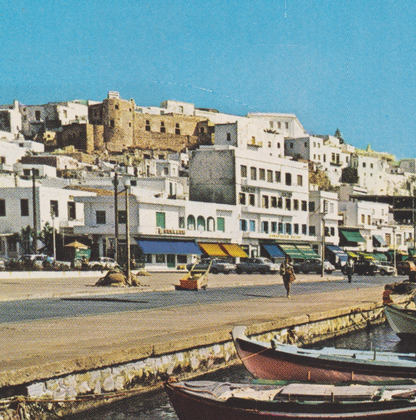
%> input picture salient-points/TestIm1.png, 416 x 420 px, shrunk from 1227 x 1238 before the run
$ octave --eval "result = myOldDetectHarrisFeatures(imread('TestIm1.png'));"   (GNU Octave 9; MATLAB toolbox functions it lacks are replaced by stand-ins)
%> lines starting %> are read from the running program, lines starting %| are printed output that depends on the picture; in (x1, y1, x2, y2) boxes, pixels count from 0 and x2, y2 are one past the last pixel; in counts of white or black regions, pixels touching at a corner belong together; the program's own positions count from 1
### salient-points/myIsCorner.m
function c = myIsCorner(LayersOfFilteredImages, k, Rthres)
%ISCORNER returns TRUE if pixel is on an edge corner
%   @param LayersOfFilteredImage the gradients of image
%   @param k a hyperparameter to calculate R
%   @param Rthresh the minimum R for p to be in a corner

    Ix2 = LayersOfFilteredImages(:,:,1);
    Iy2 = LayersOfFilteredImages(:,:,2);
    Ixy = LayersOfFilteredImages(:,:,3);

    R = (Ix2.*Iy2 - Ixy.^2) - k*(Ix2 + Iy2).^2;

    c = R > Rthres;
end

### salient-points/myOldDetectHarrisFeatures.m
function corners = myOldDetectHarrisFeatures(I)
%MYDETECTHARRISFEATURES searches and locates sallient points in an image
%using loops and windows - OUTDATED, SLOW, RUNTIME ~ 5-10 MINUTES
%   @param I the image
tic
    I = rgb2gray(I);
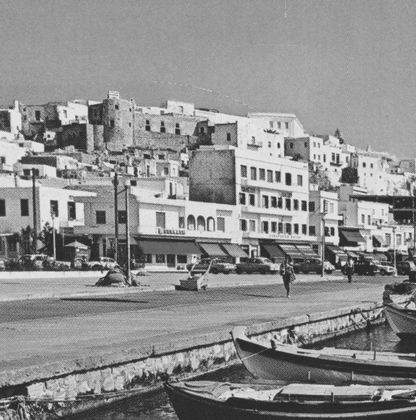
%> I: size 420x416 uint8; min 31, max 240, mean 142.2
    [X, Y] = size(I);
%> X = 420; Y = 416
    I = im2double(I);
%> I: size 420x416 double
    dx =[-1 0 1;...
        -1 0 1;...
        -1 0 1];
    dy = dx';
    Ix = conv2(double(I), dx, 'same');
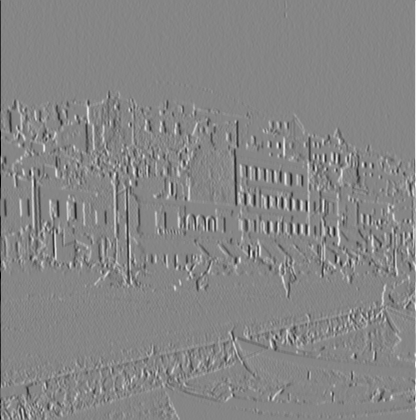
%> Ix: size 420x416 double; min -2.66, max 2.4, mean 0.00058; drawn with min black and max white
    Iy = conv2(double(I), dy, 'same');
    sigma = 1;
    GaussianMask = fspecial('gaussian', 5, sigma);

    Ix2 = conv2(double(Ix.^2), GaussianMask,'same');
    Iy2 = conv2(double(Iy.^2), GaussianMask,'same');
    Ixy = conv2(double(Ix.*Iy), GaussianMask, 'same');
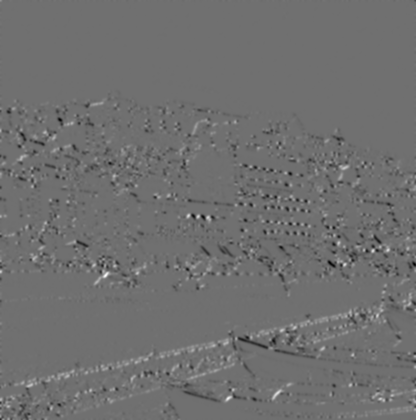
%> Ixy: size 420x416 double; min -0.747, max 0.952, mean -0.00409; drawn with min black and max white

    k = 0.04;
    Rthres = 0.01;
    radius = 1;
    order = 2*radius+1;
    corners.Location = [];
    corners.Metric = [];
    corners.Count = 0;
    LayersOfFilteredImages = cat(3, cat(3,Ix2, Iy2), Ixy);
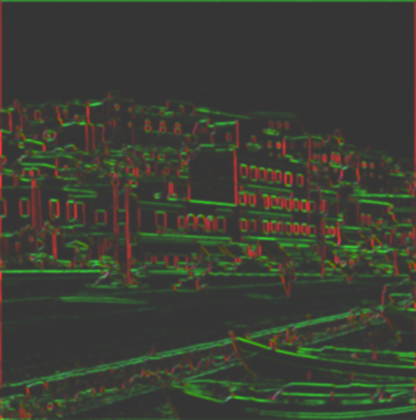
%> LayersOfFilteredImages: size 420x416x3 double; mean R, G, B 0.102, 0.145, -0.00409; drawn with min black and max white
    for i = 100:11:X-100
        for j = 100:11:Y-100
            p = [i, j];
            if isCorner(LayersOfFilteredImages, p, k, Rthres)
                corners.Location = [corners.Location; p];
                x_sum = sum(Ix2(p(1)-6:p(1)+6, p(2)-6:p(2)+6), 'all');
                y_sum = sum(Iy2(p(1)-6:p(1)+6, p(2)-6:p(2)+6), 'all');
                xy_sum = sum(Ixy(p(1)-6:p(1)+6, p(2)-6:p(2)+6), 'all');
                M = [x_sum xy_sum;xy_sum y_sum];
                corners.Metric = [corners.Metric;det(M) - k*trace(M).^2];
                corners.Count = corners.Count + 1;
            end
        end
    end
%> after the loop, M = [16.79 7.49; 7.49 75.8]; corners = {Count 397}; corners.Count = 397; corners.Location = 397 rows, first 12: [100 100; 100 111; 100 122; 100 133; 100 144; 100 155; 100 166; 100 177; 100 188; 100 199; 100 210; 100 221]; corners.Metric = 397 values, max 5048.7 at index 281, min 0.0333 at index 18, mean 655.4; x_sum = 16.79; xy_sum = 7.49; y_sum = 75.8

    R = (Ix2.*Iy2 - Ixy.^2) - k*(Ix2 + Iy2).^2;
    mx = ordfilt2(R, order^2, ones(order));
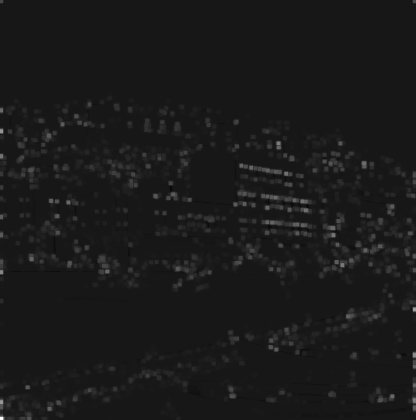
%> mx: size 420x416 double; min -0.147, max 1.47, mean 0.0199; drawn with min black and max white
    LayersOfFilteredImages = cat(3, cat(3,Ix2, Iy2), Ixy);
    R2 = (R==mx) & myIsCorner(LayersOfFilteredImages, k, Rthres);
%> in myIsCorner, `c = R > Rthres;`:
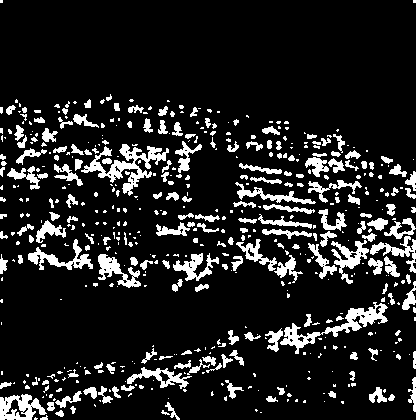
%> c: size 420x416 logical; 13.3% white; 528 white regions (333 under 20 px), largest, box (x1, y1, x2, y2) and area: (81, 144, 169, 196) 1374, (280, 302, 388, 354) 1228, (0, 394, 47, 420) 726
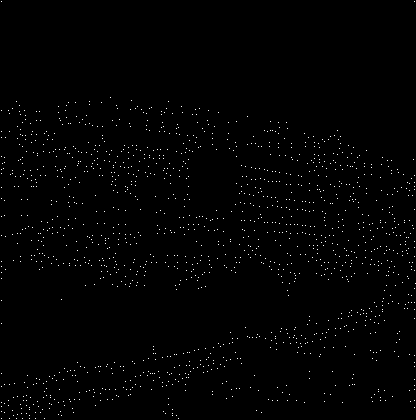
%> R2: size 420x416 logical; 0.86% white in thin lines or dots

    [x,y] = find(R2);
%> x = 1500 values from 2 to 419; y = 1500 values from 2 to 416
    corners.Location = [x y];
%> corners.Location = 1500 rows, first 12: [2 2; 111 2; 132 2; 138 2; 157 2; 170 2; 174 2; 188 2; 199 2; 217 2; 236 2; 262 2]
    idx=sub2ind(size(R),x,y);
%> idx = 1500 values from 422 to 174584
    corners.Metric = R(idx);
%> corners.Metric = 1500 values, max 1.47 at index 23, min 0.01 at index 1165, mean 0.118
    [corners.Metric, pos] = sort(corners.Metric,'descend');
%> corners.Metric = 1500 values, max 1.47 at index 1, min 0.01 at index 1500, mean 0.118; pos = 1500 values, max 1500 at index 654, min 1 at index 110, mean 750.5
    corners.Location = corners.Location(pos,:);
%> corners.Location = 1500 rows, first 12: [419 2; 310 415; 403 2; 132 2; 356 415; 273 2; 144 279; 401 415; 266 343; 236 334; 157 2; 174 287]
    corners.Count = length(corners.Location);
%> corners.Count = 1500
%> `result = myOldDetectHarrisFeatures(imread('TestIm1.png'));`: result = {Count 1500}
    toc
end

$ run again, on salient-points/TestIm2.png
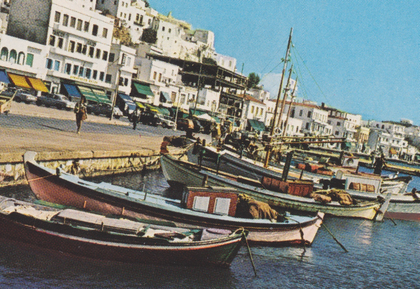
%> input picture salient-points/TestIm2.png, 420 x 289 px, shrunk from 1401 x 965 before the run
%> in myOldDetectHarrisFeatures, `LayersOfFilteredImages = cat(3, cat(3,Ix2, Iy2), Ixy);`:
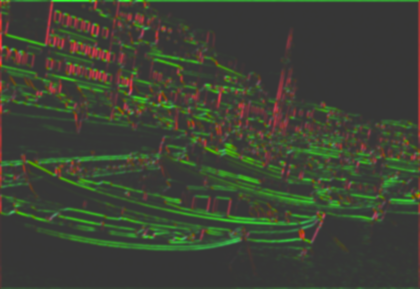
%> LayersOfFilteredImages: size 289x420x3 double; mean R, G, B 0.118, 0.203, -0.0144; drawn with min black and max white
%> after the loop in myOldDetectHarrisFeatures, `for i = 100:11:X-100`: M = [31.69 -6.43; -6.43 103.9]; corners = {Count 180}; corners.Count = 180; corners.Location = 180 rows, first 12: [100 100; 100 111; 100 122; 100 133; 100 144; 100 155; 100 166; 100 177; 100 188; 100 199; 100 210; 100 221]; corners.Metric = 180 values, max 4772.1 at index 7, min 0.455 at index 64, mean 1021.5; x_sum = 31.69; xy_sum = -6.43; y_sum = 103.9
%> c: size 289x420 logical; 18.3% white; 314 white regions (192 under 20 px), largest, box (x1, y1, x2, y2) and area: (102, 75, 420, 175) 8080, (105, 146, 163, 175) 660, (34, 157, 103, 184) 649
%> in myOldDetectHarrisFeatures, `R2 = (R==mx) & myIsCorner(LayersOfFilteredImages, k, Rthres);`:
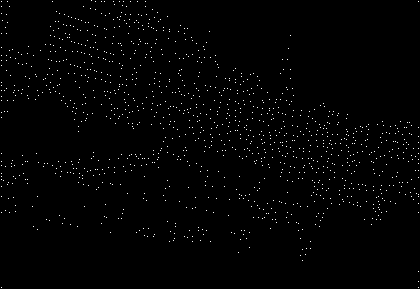
%> R2: size 289x420 logical; 1% white in thin lines or dots
%> x = 1267 values from 1 to 288; y = 1267 values from 2 to 419
%> in myOldDetectHarrisFeatures, `corners.Location = [x y];`: corners.Location = 1267 rows, first 12: [2 2; 7 2; 14 2; 34 2; 48 2; 56 2; 61 2; 66 2; 83 2; 86 2; 91 2; 97 2]
%> idx = 1267 values from 291 to 121090
%> in myOldDetectHarrisFeatures, `corners.Metric = R(idx);`: corners.Metric = 1267 values, max 1.32 at index 270, min 0.01 at index 792, mean 0.137
%> in myOldDetectHarrisFeatures, `[corners.Metric, pos] = sort(corners.Metric,'descend');`: corners.Metric = 1267 values, max 1.32 at index 1, min 0.01 at index 1267, mean 0.137; pos = 1267 values, max 1267 at index 994, min 1 at index 2, mean 634
%> in myOldDetectHarrisFeatures, `corners.Location = corners.Location(pos,:);`: corners.Location = 1267 rows, first 12: [2 96; 2 2; 2 8; 2 53; 197 419; 86 127; 195 419; 113 130; 26 95; 80 127; 66 2; 1 92]
%> in myOldDetectHarrisFeatures, `corners.Count = length(corners.Location);`: corners.Count = 1267
%> result = {Count 1267}
